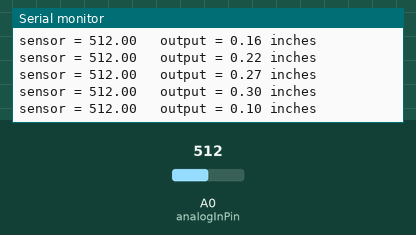
Simulated run of this sketch. Board: Arduino Uno, built with avr-gcc and run on an emulated ATmega328P. Parts: the last lines printed to the serial monitor. The test bench sets the inputs (shaded band); at power-on: A0 (analogInPin) = 512.

Above: at 1.2 s.
1.3 s: A0 (analogInPin) set to 716
At 1.51 s:
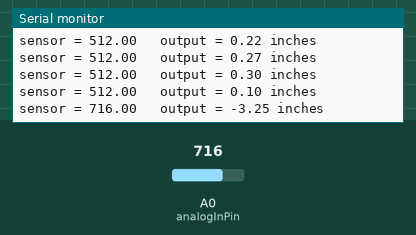
4.3 s: A0 (analogInPin) set to 900
At 4.37 s:
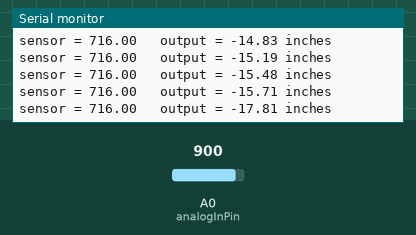
5.8 s: A0 (analogInPin) set to 1023
At 5.91 s:
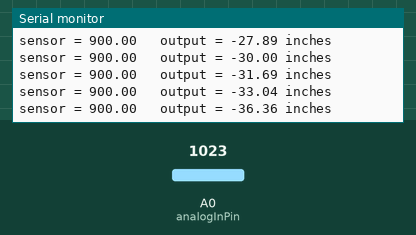
Timing chart, 0 to 8.8 s (numbered marks = the images above; inputs shaded):
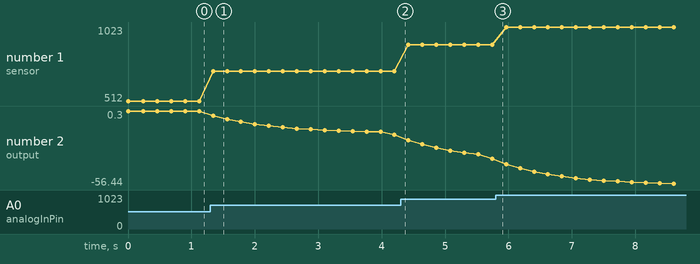

Measured:
- after the input at 1.3 s, the serial monitor: prints a new line at once (image 1)
- plotted number 1: 512 → 716 after the input at 1.3 s, 716 → 900 after the input at 4.3 s, 900 → 1023 after the input at 5.8 s
- plotted number 2: 0.1 → -17.81 after the input at 1.3 s, -17.81 → -36.36 after the input at 4.3 s, -36.36 → -56.44 after the input at 5.8 s

The sketch:

Liquid_Level_Sensor.ino
```cpp
// program that converts analog values to inches.
// useful for calibrating sensor

const int analogInPin = A0;  // Analog input pin that the potentiometer is attached to

float sensorValue = 0;       // value read from the pot
float outputValue = 0;       // value output to the PWM (analog out)
float tempValue = 0;
float aveValue = 0;
float viscosity = 0.20;      // variable for weighted average
float actThreashold = 508;   // activation threashold for sensor. found this value empirically. change if necessary.

void setup() {
  // initialize serial communications at 9600 bps:
  Serial.begin(9600);
}

void loop() {
  // read the analog in value:
  sensorValue = analogRead(analogInPin);
  // print the results to the serial monitor:
  Serial.print("sensor = " );
  Serial.print(sensorValue);

  // convert to inches
  // check if below activation threashold.
  if (sensorValue == actThreashold) {
    outputValue = 1;
    Serial.println("\t output is less than 1.35 inches"); // determined 1.35 inches empirically
  }
  else {
    aveValue = 0;  // reset average
    for (int i = 0; i < 100; i++) {
      sensorValue = analogRead(analogInPin);
      //tempValue = -0.0519*sensorValue + 27.48;
      // convert analog value to inches: edit this equation during calibration
      tempValue = -0.00009*sensorValue*sensorValue + 0.0268*sensorValue + 10.325;
      aveValue += tempValue;
      delay(2);
    }
    // average values to reduce sensor noise
    aveValue = aveValue/100;
    // perform moving average to low pass noise
    outputValue = (1-viscosity)*outputValue + viscosity*aveValue;

    // print out inch value
    Serial.print("\t output = ");
    printFloat(outputValue,2);
    Serial.println(" inches");
  }

  // wait 2 milliseconds before the next loop
  // for the analog-to-digital converter to settle
  // after the last reading:
  delay(2);
}

// printFloat prints out the float 'value' rounded to 'places' places after the decimal point
void printFloat(float value, int places) {
  // this is used to cast digits
  int digit;
  float tens = 0.1;
  int tenscount = 0;
  int i;
  float tempfloat = value;

    // make sure we round properly. this could use pow from <math.h>, but doesn't seem worth the import
  // if this rounding step isn't here, the value  54.321 prints as 54.3209

  // calculate rounding term d:   0.5/pow(10,places)
  float d = 0.5;
  if (value < 0)
    d *= -1.0;
  // divide by ten for each decimal place
  for (i = 0; i < places; i++)
    d/= 10.0;
  // this small addition, combined with truncation will round our values properly
  tempfloat +=  d;

  // first get value tens to be the large power of ten less than value
  // tenscount isn't necessary but it would be useful if you wanted to know after this how many chars the number will take

  if (value < 0)
    tempfloat *= -1.0;
  while ((tens * 10.0) <= tempfloat) {
    tens *= 10.0;
    tenscount += 1;
  }


  // write out the negative if needed
  if (value < 0)
    Serial.print('-');

  if (tenscount == 0)
    Serial.print(0, DEC);

  for (i=0; i< tenscount; i++) {
    digit = (int) (tempfloat/tens);
    Serial.print(digit, DEC);
    tempfloat = tempfloat - ((float)digit * tens);
    tens /= 10.0;
  }

  // if no places after decimal, stop now and return
  if (places <= 0)
    return;

  // otherwise, write the point and continue on
  Serial.print('.');

  // now write out each decimal place by shifting digits one by one into the ones place and writing the truncated value
  for (i = 0; i < places; i++) {
    tempfloat *= 10.0;
    digit = (int) tempfloat;
    Serial.print(digit,DEC);
    // once written, subtract off that digit
    tempfloat = tempfloat - (float) digit;
  }
}
```
